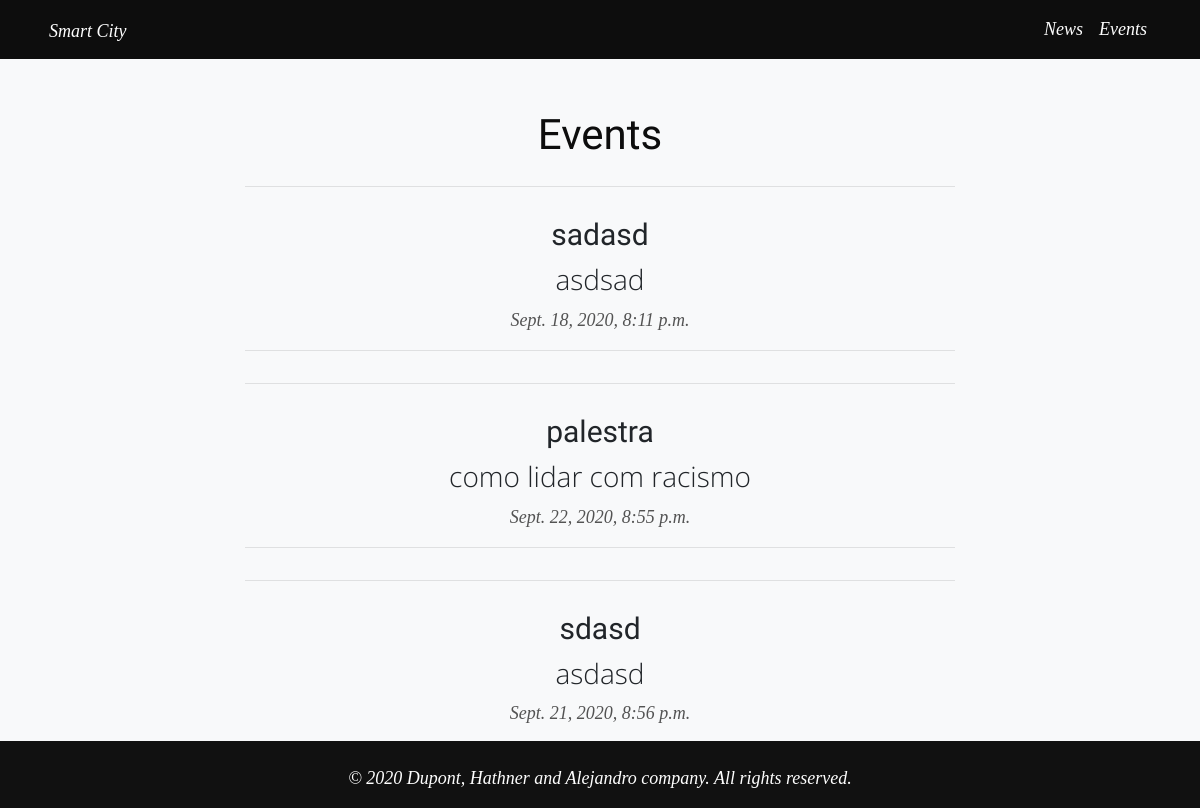
Page /eventos on the earlier database version.
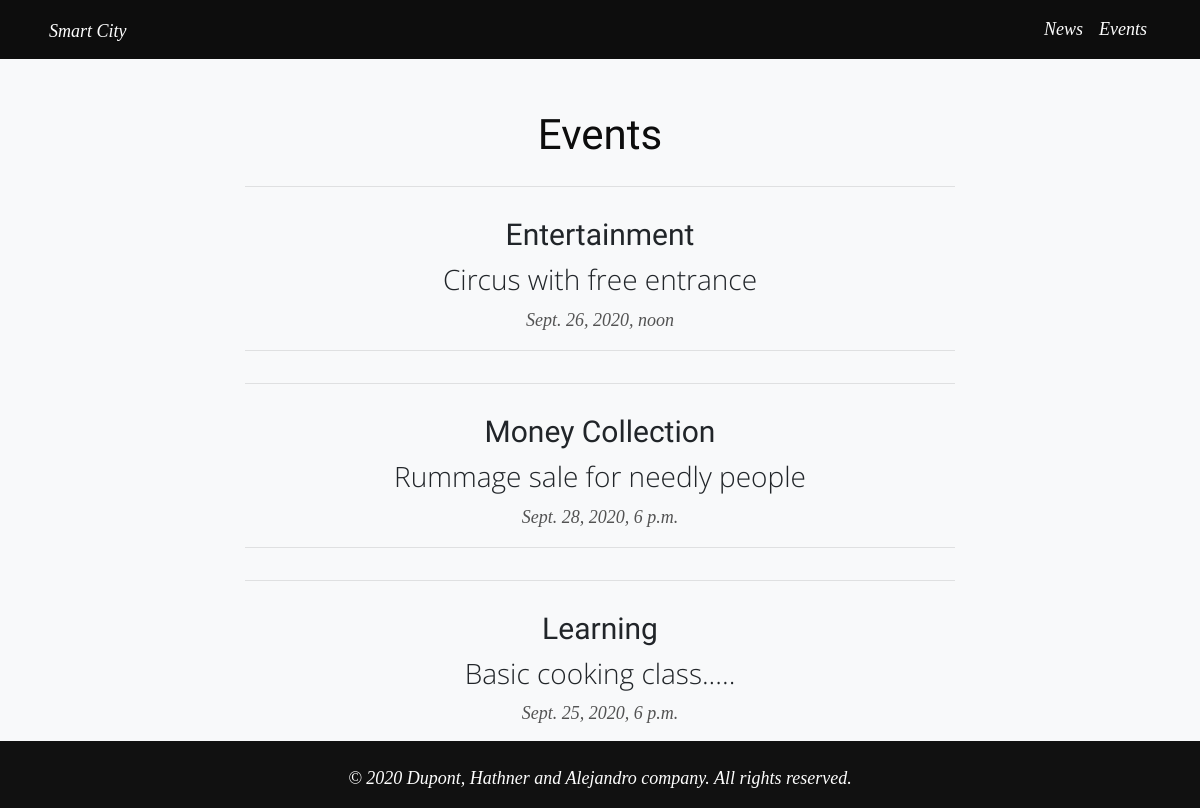
Same page on the later database version.
### blog/models.py (models this page shows)
class Evento(models.Model):
    tipoEvento = models.CharField(max_length=60)
    tituloEvento = models.CharField(max_length=240)
    date = models.DateTimeField(editable=True, default=django.utils.timezone.now)

### blog/views.py (the view)
# urls.py: path('eventos', evento, name="eventos")
def evento(request):
    objetos = Evento.objects.filter().all()
    return render(request, 'events.html', context={'eventos':objetos})

### blog/templates/events.html (shortened to what this page needs)
{% load static %}
<!doctype html>
<html lang="en">
<head>
    <link rel="stylesheet" href="https://stackpath.bootstrapcdn.com/bootstrap/4.5.2/css/bootstrap.min.css">
    <link rel="stylesheet" href="{% static 'css/style.css' %}">
    <link href="https://kit-free.fontawesome.com/releases/latest/css/free-v4-shims.min.css" media="all" rel="stylesheet">
    <link href="https://kit-free.fontawesome.com/releases/latest/css/free-v4-font-face.min.css" media="all" rel="stylesheet">
    <link href="https://kit-free.fontawesome.com/releases/latest/css/free.min.css" media="all" rel="stylesheet">
</head>
<body class="bg-light">
        <nav class="navbar navbar-expand-md fixed-top">
            <div class="container">
                <a class="navbar-brand" href="{% url 'index' %}">
                    <p class="d-inline ml-1">Smart City</p>
                </a>
                <div class="collapse  navbar-collapse" id="navbarNavDropdown">
                <ul class="navbar-nav ml-auto">
                    <li class="nav-item">
                        <a class="nav-link" href="{% url 'news' %}"> <p>News</p> </a>
                    </li>
                    <li class="nav-item">
                        <a class="nav-link" href="{% url 'eventos' %}"> <p>Events</p> </a>
                    </li>
                </ul>
                </div>
            </div>
        </nav>
        <section class="distancia-nav mb-5" >
            <div id="eventos" class=" container text-center tamanho overflow-hidden">
                <div>
                    <div class="">
                            <h1 class="post-title text-center ">Events</h1>
                    </div>
                </div>
                {% for evento in eventos %}
                <div class="container ">
                    <div class="row ">
                        <div class="col-lg-8 col-md-10 mx-auto ">
                            <hr>
                            <div class="post-preview ">
                                    <h2 class="tipoEvento">{{ evento.tipoEvento }}</h2>
                                    <h3 class="TítuloEvento">{{ evento.tituloEvento }}</h3>
                                    <p class="date"> {{ evento.date }} </p>
                            </div>
                        <hr>
                    </div>
                    </div>
                </div>
                {% endfor %}
            </div>
        </section>
        <div class="dark fixed-bottom">
            <div class="row">
                <div class="col-lg-8 col-md-10 mx-auto ">
                    <div class="post-preview text-center mt-4 mb-0">
                        <p class="white">© 2020 Dupont, Hathner and Alejandro company. All rights reserved.</p>
                    </div>
                </div>
            </div>
        </div>
</body>
</html>

Differences in the rows shown:
removed Evento: tipoEvento "sadasd", tituloEvento "asdsad", date "Sept. 18, 2020, 8:11 p.m."
removed Evento: tipoEvento "palestra", tituloEvento "como lidar com racismo", date "Sept. 22, 2020, 8:55 p.m."
removed Evento: tipoEvento "sdasd", tituloEvento "asdasd", date "Sept. 21, 2020, 8:56 p.m."
added Evento: tipoEvento "Entertainment", tituloEvento "Circus with free entrance", date "Sept. 26, 2020, noon"
added Evento: tipoEvento "Money Collection", tituloEvento "Rummage sale for needly people", date "Sept. 28, 2020, 6 p.m."
added Evento: tipoEvento "Learning", tituloEvento "Basic cooking class.....", date "Sept. 25, 2020, 6 p.m."
